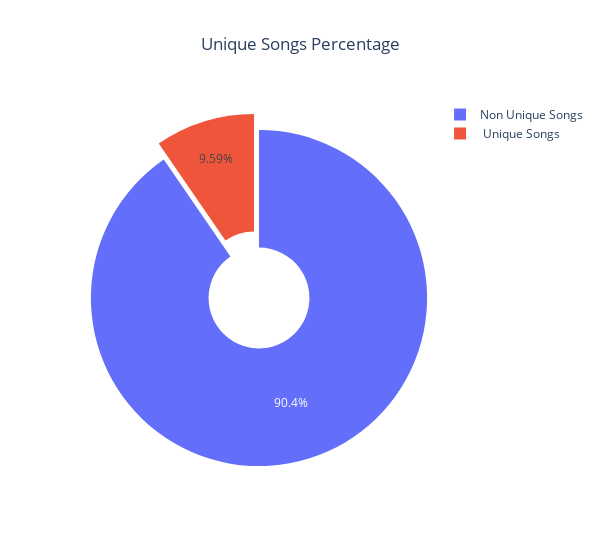

This figure's notebook cell:
### Code cell
import plotly.graph_objs as go

unique_songs_list = np.array([unique_songs, total_songs-unique_songs])
unique_songs_list_labels = [" Unique Songs", "Non Unique Songs"]

fig = go.Figure(data=[go.Pie(labels=unique_songs_list_labels, values=unique_songs_list, 
                             hole=.3, pull=[0.05, 0.05])])

fig.update_layout(title="Unique Songs Percentage", title_x=0.5, width=600)

fig.show()

### Figure 1 — Plotly figure (JSON) as saved in the notebook; plotly's stock layout.template omitted (floating-point values rounded to 4 significant figures)
{"data": [{"hole": 0.3, "labels": [" Unique Songs", "Non Unique Songs"], "pull": [0.05, 0.05], "type": "pie", "values": [1163, 10965]}], "layout": {"title": {"text": "Unique Songs Percentage", "x": 0.5}, "width": 600}}
